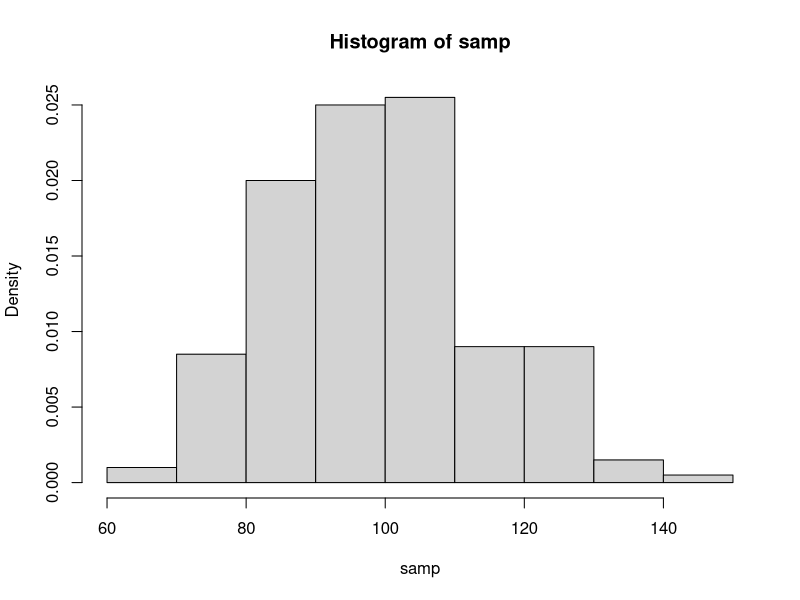
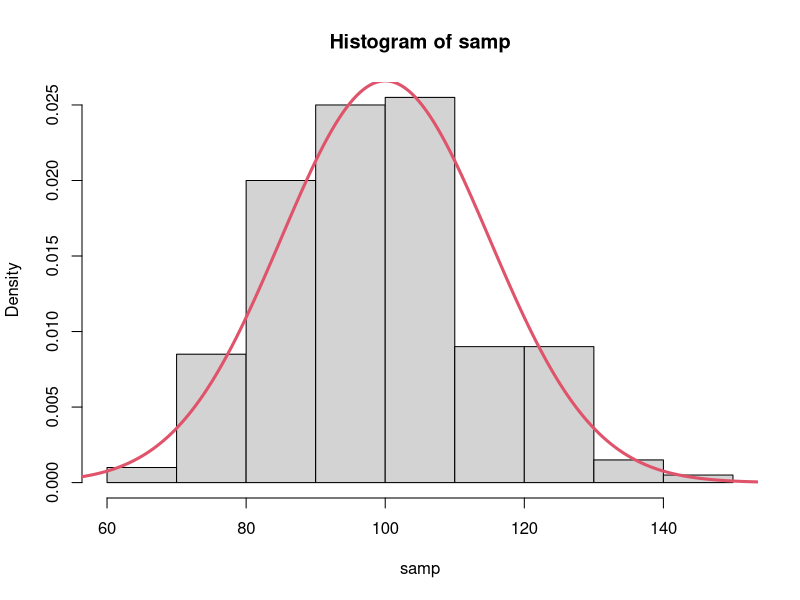
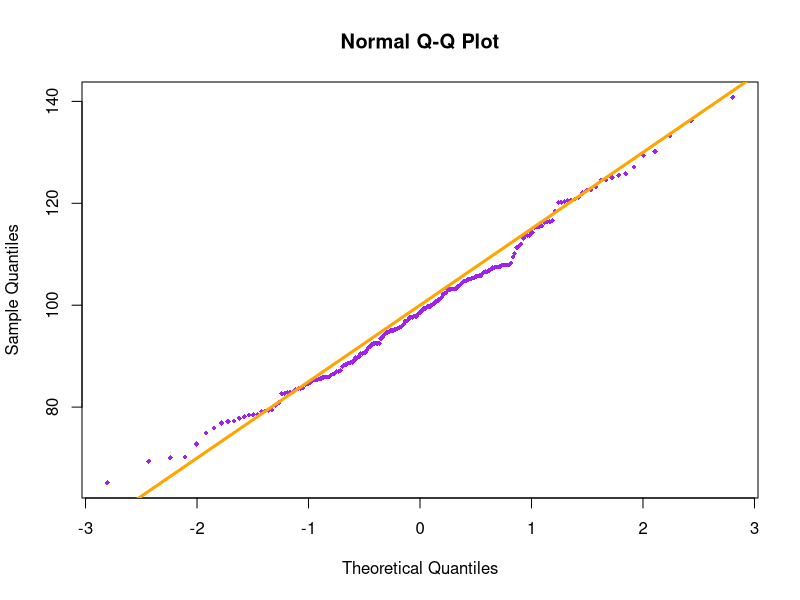
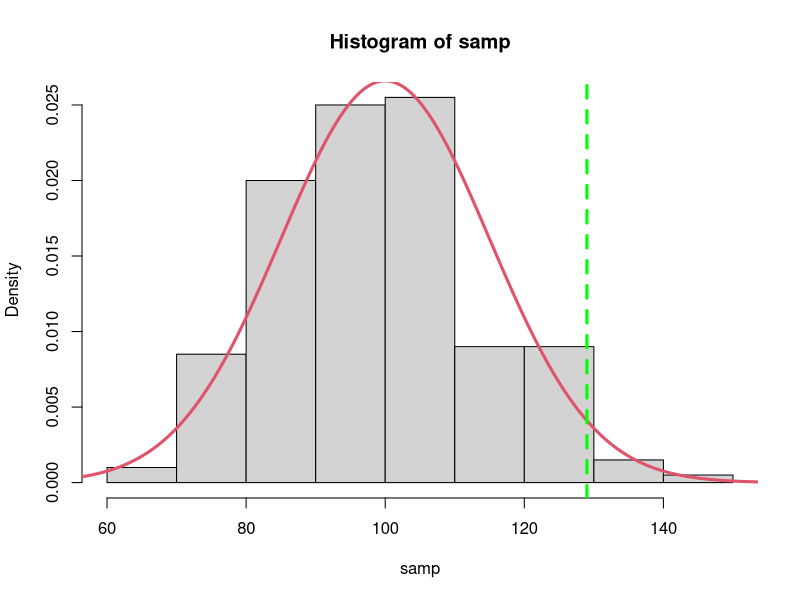
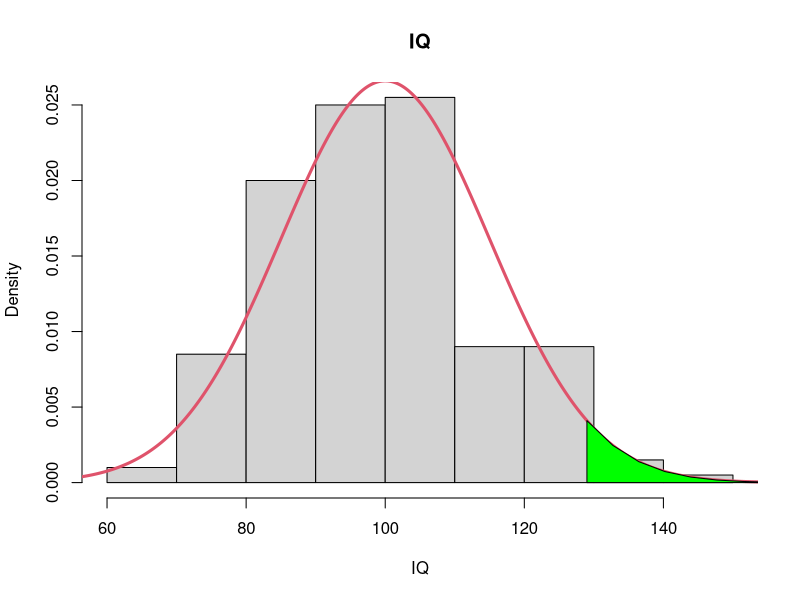
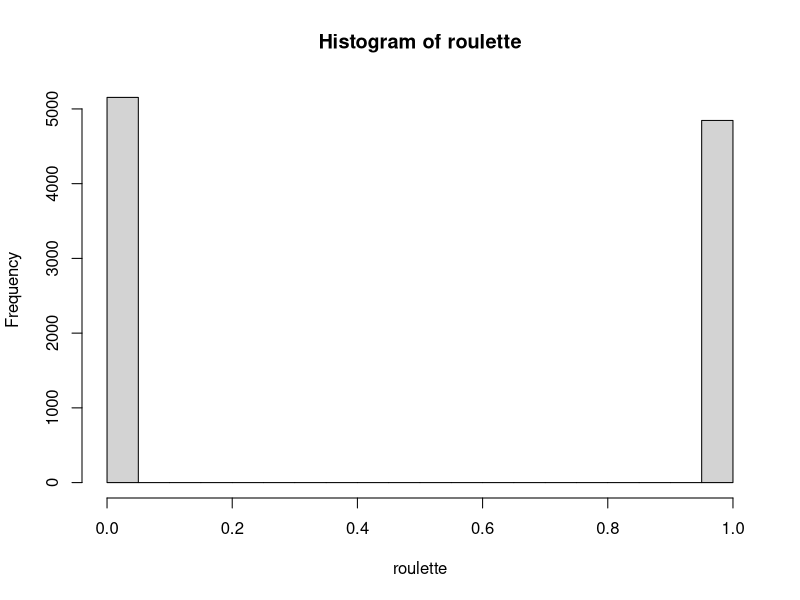
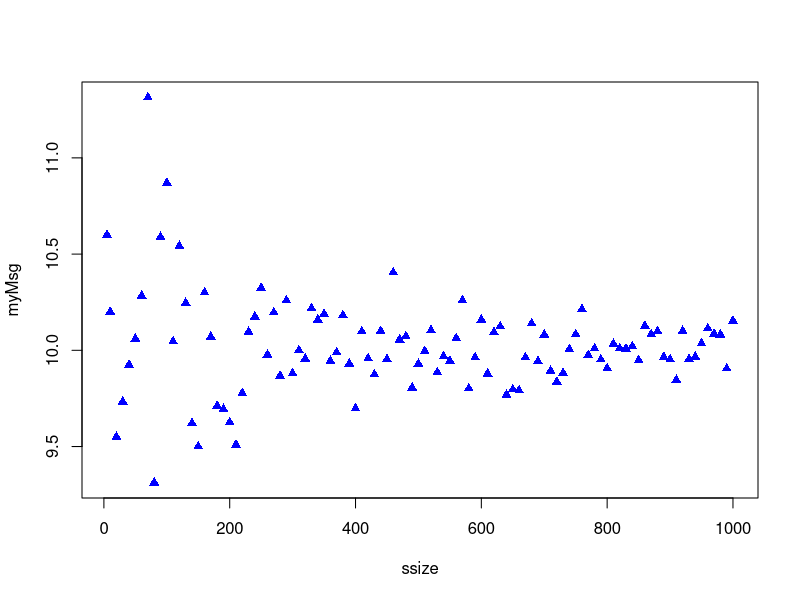
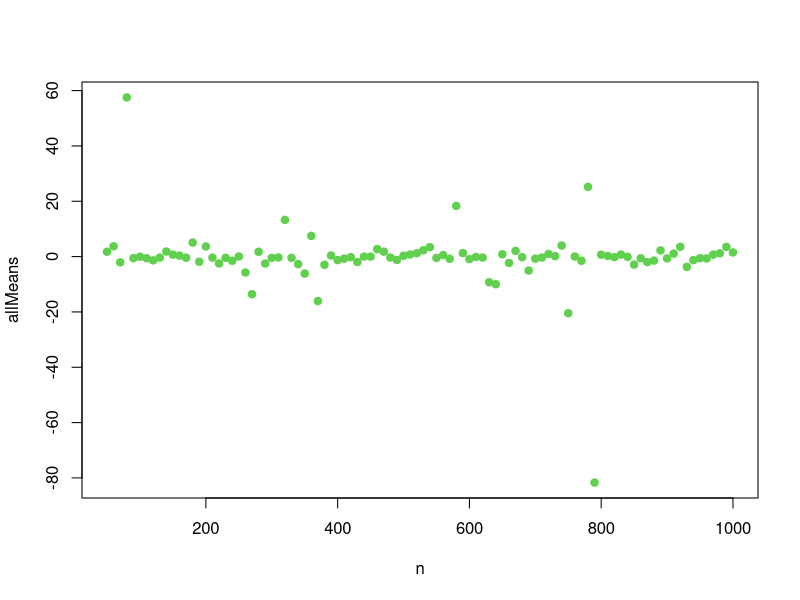

The R script that drew these images, in order:
## ---- chunk 1
knitr::opts_chunk$set(echo = TRUE)
## ---- chunk 2
n <- 200
samp <- rnorm(n, 100, 15)
hist(samp, freq=FALSE)
## ---- chunk 3
hist(samp, freq=FALSE)
xs <- seq(40,180, length=1000)
lines(xs, dnorm(xs, 100, 15), col=2, lwd=3)
## ---- chunk 4
qqnorm(samp, cex=0.7, pch=18, col="purple")
abline(100,15,col="orange", lwd=3)
## ---- chunk 5
cat(mean(samp),"\n")
cat(sd(samp),"\n")
## ---- chunk 6
mensacutoff <- round(quantile(samp,probs = 0.98))
cat(mensacutoff,"\n")
## ---- chunk 7
hist(samp, freq=FALSE)
lines(xs, dnorm(xs, 100, 15), col=2, lwd=3)
abline(v=mensacutoff, col="green", lwd=3, lty=2)
## ---- chunk 8
hist(samp, freq=FALSE, main="IQ", xlab="IQ")
lines(xs, dnorm(xs, 100, 15), col=2, lwd=3)
xx <- seq(mensacutoff, 200, length=20)
yy <- dnorm(xx, 100, 15)
polygon(c(xx, rev(xx)), c(rep(0,length(xx)), rev(yy)), col="green")
## ---- chunk 9
n <- 10000
roulette <- rbinom(n, 1, 18/37)
hist(roulette)
cat("Prob. win=", mean(roulette),"\n")
cat("Paid: $", prettyNum(n, big.mark=","), ". Won: ", sum(roulette), "times.", "Total gain:", prettyNum(2*sum(roulette), big.mark = ","), "dollars. Net gain/loss:", prettyNum(2*sum(roulette)-n,big.mark = ","),"\n")
## ---- chunk 10
p3pt <- 0.538
n <- 100
nsim <- 1
set.seed(230091)
made3pt <- rbinom(nsim, n, p3pt)
cat(mean(made3pt),"\n")
## ---- chunk 11
b2g <- 1.05 # B/G
# We need B/(B+G)
# Since B/G=1.05, B=1.05G, so:
pboy <- 1.05/(1+1.05)
n <- 300
nsim <- 1
set.seed(100091)
boysInSample <- rbinom(nsim, n, pboy)
cat("Prob. boy:", pboy, ". Simulated number of boys in a sample of 300 is:", mean(boysInSample),"\n")
## ---- chunk 12
ssize <- c(5,seq(10,1000,by=10))
myMsg <- rep(0,length(ssize))
set.seed((40001))
for (i in 1:length(ssize)) {
  myMsg[i] <- mean(rpois(ssize[i], 10))
}
plot(ssize, myMsg,pch=17,col="blue")
## ---- chunk 13
n <- 40
s1 <- rnorm(n)
s2 <- rnorm(n)
r12 <- s1/s2
cat(mean(r12),"\n")
## ---- chunk 14
n <- seq(50,1000,by=10)
set.seed(55111)
allMeans <- rep(0,length(n))
for (i in 1:length(n)) {
  s1 <- rnorm(n[i])
  s2 <- rnorm(n[i])
  r12 <- s1/s2
  allMeans[i] <- mean(r12)
}
plot(n, allMeans,pch=19,col=3)
## ---- chunk 15
# one iteration to show the actual distribution of the sample - not normal!
n <- 100
samp <- rexp(n,5.5)
hist(samp, freq = F, breaks=20) # show the empirical distribution
xs <- seq(0, max(samp), length=1000)
lines(xs, dexp(xs,5.5), lwd=3, col=2) # show the true distribution
## ---- chunk 16
# 10000 iterations - show the distribution of the sample means:
n <- 100
allMeans <- rep(0, 10000)
for (i in 1:10000) {
  samp <- rexp(n,5.5)
  allMeans[i] <- mean(samp)
}
hist(allMeans, freq = F, breaks=40, xlim=c(0.1,0.3))
abline(v=1/5.5, lwd=3, col="green")

# repeat, this time with a larger sample size:
# 10000 iterations - show the distribution of the sample means:
n <- 1000
allMeans <- rep(0, 10000)
for (i in 1:10000) {
  samp <- rexp(n,5.5)
  allMeans[i] <- mean(samp)
}
hist(allMeans, freq = F, breaks=40, xlim=c(0.1,0.3))
abline(v=1/5.5, lwd=3, col="green")
## ---- chunk 17
# one iteration to show the actual distribution of the sample - not normal!
n <- 100
samp <- rbinom(n,1,0.15)
hist(samp, freq = F, breaks=20)
## ---- chunk 18
# 10000 iterations - show the distribution of the sample means:
n <- 100
allMeans <- rep(0, 10000)
for (i in 1:10000) {
  samp <- rbinom(n,1,0.15)
  allMeans[i] <- mean(samp)
}
hist(allMeans, freq = F, breaks=40, xlim=c(0.1,0.3))
abline(v=0.15, lwd=3, col="green")

# repeat, this time with a larger sample size:
# 10000 iterations - show the distribution of the sample means:
n <- 1000
allMeans <- rep(0, 10000)
for (i in 1:10000) {
  samp <- rbinom(n,1,0.15)
  allMeans[i] <- mean(samp)
}
hist(allMeans, freq = F, breaks=40, xlim=c(0.1,0.3))
abline(v=0.15, lwd=3, col="green")
## ---- chunk 19
n <- 300
nsim <- 10000
par(mfrow=c(1,3))
set.seed(100091)
boysInSample <- rbinom(nsim, n, pboy)
hist(boysInSample, breaks=30,border="white",xlim=c(130,190),freq=FALSE,main="n=300")
abline(v=pboy*n, col=3, lwd=3)
abline(v=148, col=2, lwd=2)

# sample size is 10 times larger:
boysInSample2 <- rbinom(nsim, 10*n, pboy)
hist(boysInSample2, breaks=30,border="white",xlim=c(1400,1700),freq=FALSE,main="n=3000")
abline(v=pboy*10*n, col=3, lwd=3)
abline(v=1480, col=2, lwd=2)

# sample size is 100 times larger than the original example:
boysInSample3 <- rbinom(nsim, 100*n, pboy)
hist(boysInSample3, breaks=30,border="white",xlim=c(14500,16000),freq=FALSE,main="n=30000")
abline(v=pboy*100*n, col=3, lwd=3)
abline(v=14800, col=2, lwd=2)
par(mfrow=c(1,1))
## ---- chunk 20
n <- 1000
allMeans <- rep(0, 10000)
for (i in 1:10000) {
  s1 <- rnorm(n)
  s2 <- rnorm(n)
  allMeans[i] <-  mean(s1/s2)
}
hist(allMeans, freq = F, breaks=40)
